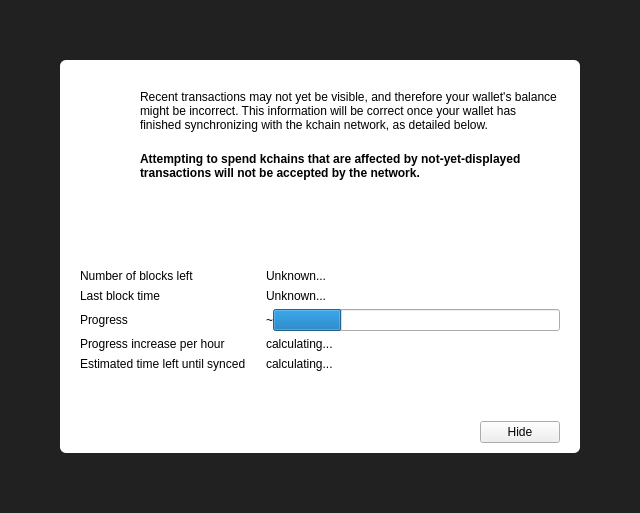
<?xml version="1.0" encoding="UTF-8"?>
<ui version="4.0">
 <class>ModalOverlay</class>
 <widget class="ModalOverlay" name="ModalOverlay">
  <property name="geometry">
   <rect>
    <x>0</x>
    <y>0</y>
    <width>640</width>
    <height>513</height>
   </rect>
  </property>
  <property name="windowTitle">
   <string>Form</string>
  </property>
  <layout class="QVBoxLayout" name="verticalLayout" stretch="0">
   <property name="sizeConstraint">
    <enum>QLayout::SetDefaultConstraint</enum>
   </property>
   <property name="leftMargin">
    <number>0</number>
   </property>
   <property name="topMargin">
    <number>0</number>
   </property>
   <property name="rightMargin">
    <number>0</number>
   </property>
   <property name="bottomMargin">
    <number>0</number>
   </property>
   <item>
    <widget class="QWidget" name="bgWidget" native="true">
     <property name="styleSheet">
      <string notr="true">#bgWidget { background: rgba(0,0,0,220); }</string>
     </property>
     <layout class="QVBoxLayout" name="verticalLayoutMain" stretch="0">
      <property name="leftMargin">
       <number>60</number>
      </property>
      <property name="topMargin">
       <number>60</number>
      </property>
      <property name="rightMargin">
       <number>60</number>
      </property>
      <property name="bottomMargin">
       <number>60</number>
      </property>
      <item>
       <widget class="QWidget" name="contentWidget" native="true">
        <property name="styleSheet">
         <string notr="true">#contentWidget { background: white; border-radius: 6px; }</string>
        </property>
        <layout class="QVBoxLayout" name="verticalLayout_3" stretch="1,0,0">
         <property name="spacing">
          <number>0</number>
         </property>
         <property name="leftMargin">
          <number>20</number>
         </property>
         <property name="topMargin">
          <number>10</number>
         </property>
         <property name="rightMargin">
          <number>20</number>
         </property>
         <property name="bottomMargin">
          <number>10</number>
         </property>
         <item>
          <widget class="QStackedWidget" name="stackedWidget">
           <property name="currentIndex">
            <number>0</number>
           </property>
           <widget class="QWidget" name="page">
            <layout class="QVBoxLayout" name="verticalLayout_2">
             <property name="spacing">
              <number>0</number>
             </property>
             <property name="leftMargin">
              <number>0</number>
             </property>
             <property name="topMargin">
              <number>0</number>
             </property>
             <property name="rightMargin">
              <number>0</number>
             </property>
             <property name="bottomMargin">
              <number>0</number>
             </property>
             <item>
              <layout class="QHBoxLayout" name="horizontalLayoutIconText" stretch="0,1">
               <property name="spacing">
                <number>20</number>
               </property>
               <property name="topMargin">
                <number>20</number>
               </property>
               <item>
                <layout class="QVBoxLayout" name="verticalLayoutIcon">
                 <item>
                  <widget class="QPushButton" name="warningIcon">
                   <property name="enabled">
                    <bool>false</bool>
                   </property>
                   <property name="text">
                    <string/>
                   </property>
                   <property name="icon">
                    <iconset>
                     <normaloff>:/icons/warning</normaloff>
                     <disabledoff>:/icons/warning</disabledoff>:/icons/warning</iconset>
                   </property>
                   <property name="iconSize">
                    <size>
                     <width>48</width>
                     <height>48</height>
                    </size>
                   </property>
                   <property name="flat">
                    <bool>true</bool>
                   </property>
                  </widget>
                 </item>
                 <item>
                  <spacer name="verticalSpacerWarningIcon">
                   <property name="orientation">
                    <enum>Qt::Vertical</enum>
                   </property>
                   <property name="sizeHint" stdset="0">
                    <size>
                     <width>20</width>
                     <height>40</height>
                    </size>
                   </property>
                  </spacer>
                 </item>
                </layout>
               </item>
               <item>
                <layout class="QVBoxLayout" name="verticalLayoutInfoText">
                 <property name="leftMargin">
                  <number>0</number>
                 </property>
                 <property name="topMargin">
                  <number>0</number>
                 </property>
                 <item>
                  <widget class="QLabel" name="infoText">
                   <property name="text">
                    <string>Recent transactions may not yet be visible, and therefore your wallet's balance might be incorrect. This information will be correct once your wallet has finished synchronizing with the kchain network, as detailed below.</string>
                   </property>
                   <property name="textFormat">
                    <enum>Qt::RichText</enum>
                   </property>
                   <property name="wordWrap">
                    <bool>true</bool>
                   </property>
                  </widget>
                 </item>
                 <item>
                  <widget class="QLabel" name="infoTextStrong">
                   <property name="font">
                    <font>
                     <weight>75</weight>
                     <bold>true</bold>
                    </font>
                   </property>
                   <property name="text">
                    <string>Attempting to spend kchains that are affected by not-yet-displayed transactions will not be accepted by the network.</string>
                   </property>
                   <property name="textFormat">
                    <enum>Qt::RichText</enum>
                   </property>
                   <property name="wordWrap">
                    <bool>true</bool>
                   </property>
                  </widget>
                 </item>
                 <item>
                  <spacer name="verticalSpacerInTextSpace">
                   <property name="orientation">
                    <enum>Qt::Vertical</enum>
                   </property>
                   <property name="sizeHint" stdset="0">
                    <size>
                     <width>20</width>
                     <height>40</height>
                    </size>
                   </property>
                  </spacer>
                 </item>
                </layout>
               </item>
              </layout>
             </item>
             <item>
              <layout class="QFormLayout" name="formLayout">
               <property name="fieldGrowthPolicy">
                <enum>QFormLayout::ExpandingFieldsGrow</enum>
               </property>
               <property name="horizontalSpacing">
                <number>20</number>
               </property>
               <property name="verticalSpacing">
                <number>6</number>
               </property>
               <property name="topMargin">
                <number>10</number>
               </property>
               <item row="0" column="0">
                <widget class="QLabel" name="labelNumberOfBlocksLeft">
                 <property name="font">
                  <font>
                   <weight>50</weight>
                   <bold>false</bold>
                  </font>
                 </property>
                 <property name="text">
                  <string>Number of blocks left</string>
                 </property>
                </widget>
               </item>
               <item row="0" column="1">
                <widget class="QLabel" name="numberOfBlocksLeft">
                 <property name="sizePolicy">
                  <sizepolicy hsizetype="Expanding" vsizetype="Preferred">
                   <horstretch>0</horstretch>
                   <verstretch>0</verstretch>
                  </sizepolicy>
                 </property>
                 <property name="text">
                  <string>Unknown...</string>
                 </property>
                </widget>
               </item>
               <item row="1" column="0">
                <widget class="QLabel" name="labelLastBlockTime">
                 <property name="font">
                  <font>
                   <weight>50</weight>
                   <bold>false</bold>
                  </font>
                 </property>
                 <property name="text">
                  <string>Last block time</string>
                 </property>
                </widget>
               </item>
               <item row="1" column="1">
                <widget class="QLabel" name="newestBlockDate">
                 <property name="sizePolicy">
                  <sizepolicy hsizetype="Expanding" vsizetype="Preferred">
                   <horstretch>0</horstretch>
                   <verstretch>0</verstretch>
                  </sizepolicy>
                 </property>
                 <property name="text">
                  <string>Unknown...</string>
                 </property>
                </widget>
               </item>
               <item row="2" column="0">
                <widget class="QLabel" name="labelSyncDone">
                 <property name="font">
                  <font>
                   <weight>50</weight>
                   <bold>false</bold>
                  </font>
                 </property>
                 <property name="text">
                  <string>Progress</string>
                 </property>
                </widget>
               </item>
               <item row="2" column="1">
                <layout class="QHBoxLayout" name="horizontalLayoutSync" stretch="0,1">
                 <item>
                  <widget class="QLabel" name="percentageProgress">
                   <property name="text">
                    <string notr="true">~</string>
                   </property>
                  </widget>
                 </item>
                 <item>
                  <widget class="QProgressBar" name="progressBar">
                   <property name="value">
                    <number>24</number>
                   </property>
                   <property name="format">
                    <string/>
                   </property>
                  </widget>
                 </item>
                </layout>
               </item>
               <item row="4" column="0">
                <widget class="QLabel" name="labelProgressIncrease">
                 <property name="font">
                  <font>
                   <weight>50</weight>
                   <bold>false</bold>
                  </font>
                 </property>
                 <property name="text">
                  <string>Progress increase per hour</string>
                 </property>
                </widget>
               </item>
               <item row="4" column="1">
                <widget class="QLabel" name="progressIncreasePerH">
                 <property name="sizePolicy">
                  <sizepolicy hsizetype="Expanding" vsizetype="Preferred">
                   <horstretch>0</horstretch>
                   <verstretch>0</verstretch>
                  </sizepolicy>
                 </property>
                 <property name="text">
                  <string>calculating...</string>
                 </property>
                </widget>
               </item>
               <item row="5" column="0">
                <widget class="QLabel" name="labelEstimatedTimeLeft">
                 <property name="font">
                  <font>
                   <weight>50</weight>
                   <bold>false</bold>
                  </font>
                 </property>
                 <property name="text">
                  <string>Estimated time left until synced</string>
                 </property>
                </widget>
               </item>
               <item row="5" column="1">
                <widget class="QLabel" name="expectedTimeLeft">
                 <property name="sizePolicy">
                  <sizepolicy hsizetype="Expanding" vsizetype="Preferred">
                   <horstretch>0</horstretch>
                   <verstretch>0</verstretch>
                  </sizepolicy>
                 </property>
                 <property name="text">
                  <string>calculating...</string>
                 </property>
                </widget>
               </item>
              </layout>
             </item>
            </layout>
           </widget>
           <widget class="QWidget" name="page_2">
            <layout class="QVBoxLayout" name="verticalLayout_4">
             <property name="spacing">
              <number>15</number>
             </property>
             <property name="topMargin">
              <number>40</number>
             </property>
             <property name="bottomMargin">
              <number>40</number>
             </property>
             <item>
              <layout class="QHBoxLayout" name="horizontalLayout_2">
               <item>
                <spacer name="horizontalSpacer_4">
                 <property name="orientation">
                  <enum>Qt::Horizontal</enum>
                 </property>
                 <property name="sizeHint" stdset="0">
                  <size>
                   <width>40</width>
                   <height>20</height>
                  </size>
                 </property>
                </spacer>
               </item>
               <item>
                <widget class="QPushButton" name="warningIconBackup">
                 <property name="enabled">
                  <bool>false</bool>
                 </property>
                 <property name="text">
                  <string/>
                 </property>
                 <property name="icon">
                  <iconset>
                   <normaloff>:/styles/app-icons/message_warning</normaloff>
                   <disabledoff>:/styles/app-icons/message_warning</disabledoff>:/styles/app-icons/message_warning</iconset>
                 </property>
                 <property name="iconSize">
                  <size>
                   <width>120</width>
                   <height>120</height>
                  </size>
                 </property>
                 <property name="flat">
                  <bool>true</bool>
                 </property>
                </widget>
               </item>
               <item>
                <spacer name="horizontalSpacer_5">
                 <property name="orientation">
                  <enum>Qt::Horizontal</enum>
                 </property>
                 <property name="sizeHint" stdset="0">
                  <size>
                   <width>40</width>
                   <height>20</height>
                  </size>
                 </property>
                </spacer>
               </item>
              </layout>
             </item>
             <item>
              <widget class="QLabel" name="labelNote">
               <property name="text">
                <string>IMPORATANT NOTE!</string>
               </property>
               <property name="alignment">
                <set>Qt::AlignCenter</set>
               </property>
              </widget>
             </item>
             <item>
              <widget class="QLabel" name="labelMessage">
               <property name="text">
                <string>Making a backup of your wallet helps ensure you can always maintain access to your funds. Please backup your wallet in order to avoid losing funds.</string>
               </property>
               <property name="alignment">
                <set>Qt::AlignCenter</set>
               </property>
               <property name="wordWrap">
                <bool>true</bool>
               </property>
              </widget>
             </item>
             <item>
              <spacer name="verticalSpacer">
               <property name="orientation">
                <enum>Qt::Vertical</enum>
               </property>
               <property name="sizeType">
                <enum>QSizePolicy::Expanding</enum>
               </property>
               <property name="sizeHint" stdset="0">
                <size>
                 <width>20</width>
                 <height>40</height>
                </size>
               </property>
              </spacer>
             </item>
             <item>
              <layout class="QHBoxLayout" name="horizontalLayout">
               <item>
                <spacer name="horizontalSpacer_2">
                 <property name="orientation">
                  <enum>Qt::Horizontal</enum>
                 </property>
                 <property name="sizeHint" stdset="0">
                  <size>
                   <width>40</width>
                   <height>20</height>
                  </size>
                 </property>
                </spacer>
               </item>
               <item>
                <widget class="QPushButton" name="walletBackupButton">
                 <property name="text">
                  <string>Wallet backup</string>
                 </property>
                </widget>
               </item>
               <item>
                <spacer name="horizontalSpacer_3">
                 <property name="orientation">
                  <enum>Qt::Horizontal</enum>
                 </property>
                 <property name="sizeHint" stdset="0">
                  <size>
                   <width>40</width>
                   <height>20</height>
                  </size>
                 </property>
                </spacer>
               </item>
              </layout>
             </item>
            </layout>
           </widget>
          </widget>
         </item>
         <item>
          <spacer name="verticalSpacerAfterText">
           <property name="orientation">
            <enum>Qt::Vertical</enum>
           </property>
           <property name="sizeHint" stdset="0">
            <size>
             <width>20</width>
             <height>40</height>
            </size>
           </property>
          </spacer>
         </item>
         <item>
          <layout class="QHBoxLayout" name="horizontalLayoutButtons">
           <property name="leftMargin">
            <number>10</number>
           </property>
           <property name="topMargin">
            <number>10</number>
           </property>
           <item>
            <spacer name="horizontalSpacer">
             <property name="orientation">
              <enum>Qt::Horizontal</enum>
             </property>
             <property name="sizeHint" stdset="0">
              <size>
               <width>40</width>
               <height>20</height>
              </size>
             </property>
            </spacer>
           </item>
           <item>
            <widget class="QPushButton" name="closeButton">
             <property name="text">
              <string>Hide</string>
             </property>
            </widget>
           </item>
          </layout>
         </item>
        </layout>
       </widget>
      </item>
     </layout>
    </widget>
   </item>
  </layout>
 </widget>
 <customwidgets>
  <customwidget>
   <class>ModalOverlay</class>
   <extends>QWidget</extends>
   <header>modaloverlay.h</header>
   <container>1</container>
  </customwidget>
 </customwidgets>
 <resources/>
 <connections/>
</ui>
